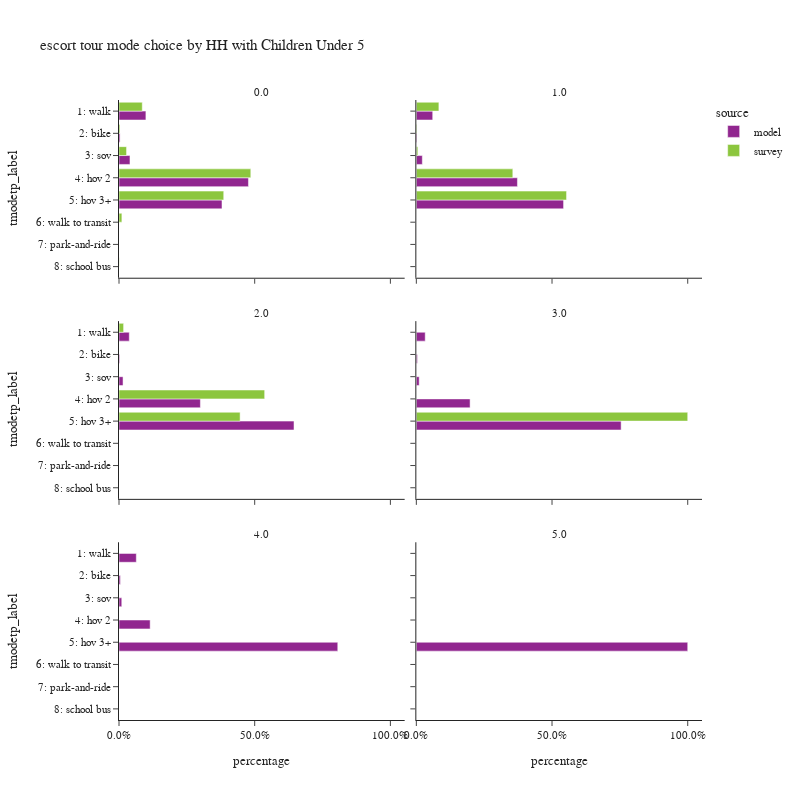

The code cell stored with this chart in its notebook:
### Code cell
plot_mode_choice(es_tour,
                 "hhcu5",
                 {
                  "tmodetp_label":["1: walk","2: bike","3: sov","4: hov 2","5: hov 3+","6: walk to transit",
                                   "7: park-and-ride","8: school bus","9: other–survey only"]},
                 "HH with Children Under 5",2,800)

### Figure 1 — Plotly figure (JSON) as saved in the notebook; plotly's stock layout.template omitted (floating-point values rounded to 4 significant figures)
{"data": [{"alignmentgroup": "True", "customdata": [[41508], [1649], [16935], [199724], [158905]], "hovertemplate": "source=model<br>hhcu5=0.0<br>percentage=%{x}<br>tmodetp_label=%{y}<br>sample count=%{customdata[0]}<extra></extra>", "legendgroup": "model", "marker": {"color": "#91268F", "pattern": {"shape": ""}}, "name": "model", "offsetgroup": "model", "orientation": "h", "showlegend": true, "textposition": "auto", "type": "bar", "x": [0.09913, 0.003938, 0.04044, 0.477, 0.3795], "xaxis": "x5", "y": ["1: walk", "2: bike", "3: sov", "4: hov 2", "5: hov 3+"], "yaxis": "y5"}, {"alignmentgroup": "True", "customdata": [[9146], [374], [3346], [56457], [82224]], "hovertemplate": "source=model<br>hhcu5=1.0<br>percentage=%{x}<br>tmodetp_label=%{y}<br>sample count=%{customdata[0]}<extra></extra>", "legendgroup": "model", "marker": {"color": "#91268F", "pattern": {"shape": ""}}, "name": "model", "offsetgroup": "model", "orientation": "h", "showlegend": false, "textposition": "auto", "type": "bar", "x": [0.06035, 0.002468, 0.02208, 0.3725, 0.5426], "xaxis": "x6", "y": ["1: walk", "2: bike", "3: sov", "4: hov 2", "5: hov 3+"], "yaxis": "y6"}, {"alignmentgroup": "True", "customdata": [[1942], [125], [763], [15375], [33059]], "hovertemplate": "source=model<br>hhcu5=2.0<br>percentage=%{x}<br>tmodetp_label=%{y}<br>sample count=%{customdata[0]}<extra></extra>", "legendgroup": "model", "marker": {"color": "#91268F", "pattern": {"shape": ""}}, "name": "model", "offsetgroup": "model", "orientation": "h", "showlegend": false, "textposition": "auto", "type": "bar", "x": [0.03788, 0.002438, 0.01488, 0.2999, 0.6449], "xaxis": "x3", "y": ["1: walk", "2: bike", "3: sov", "4: hov 2", "5: hov 3+"], "yaxis": "y3"}, {"alignmentgroup": "True", "customdata": [[180], [22], [58], [1090], [4152]], "hovertemplate": "source=model<br>hhcu5=3.0<br>percentage=%{x}<br>tmodetp_label=%{y}<br>sample count=%{customdata[0]}<extra></extra>", "legendgroup": "model", "marker": {"color": "#91268F", "pattern": {"shape": ""}}, "name": "model", "offsetgroup": "model", "orientation": "h", "showlegend": false, "textposition": "auto", "type": "bar", "x": [0.03272, 0.003999, 0.01054, 0.1981, 0.7546], "xaxis": "x4", "y": ["1: walk", "2: bike", "3: sov", "4: hov 2", "5: hov 3+"], "yaxis": "y4"}, {"alignmentgroup": "True", "customdata": [[25], [2], [4], [45], [316]], "hovertemplate": "source=model<br>hhcu5=4.0<br>percentage=%{x}<br>tmodetp_label=%{y}<br>sample count=%{customdata[0]}<extra></extra>", "legendgroup": "model", "marker": {"color": "#91268F", "pattern": {"shape": ""}}, "name": "model", "offsetgroup": "model", "orientation": "h", "showlegend": false, "textposition": "auto", "type": "bar", "x": [0.06378, 0.005102, 0.0102, 0.1148, 0.8061], "xaxis": "x", "y": ["1: walk", "2: bike", "3: sov", "4: hov 2", "5: hov 3+"], "yaxis": "y"}, {"alignmentgroup": "True", "customdata": [[94]], "hovertemplate": "source=model<br>hhcu5=5.0<br>percentage=%{x}<br>tmodetp_label=%{y}<br>sample count=%{customdata[0]}<extra></extra>", "legendgroup": "model", "marker": {"color": "#91268F", "pattern": {"shape": ""}}, "name": "model", "offsetgroup": "model", "orientation": "h", "showlegend": false, "textposition": "auto", "type": "bar", "x": [1.0], "xaxis": "x2", "y": ["5: hov 3+"], "yaxis": "y2"}, {"alignmentgroup": "True", "customdata": [[51], [3], [28], [216], [129], [10], [3]], "hovertemplate": "source=survey<br>hhcu5=0.0<br>percentage=%{x}<br>tmodetp_label=%{y}<br>sample count=%{customdata[0]}<extra></extra>", "legendgroup": "survey", "marker": {"color": "#8CC63E", "pattern": {"shape": ""}}, "name": "survey", "offsetgroup": "survey", "orientation": "h", "showlegend": true, "textposition": "auto", "type": "bar", "x": [0.08574, 0.003575, 0.02781, 0.4856, 0.3859, 0.01063, 0.0006936], "xaxis": "x5", "y": ["1: walk", "2: bike", "3: sov", "4: hov 2", "5: hov 3+", "6: walk to transit", "8: school bus"], "yaxis": "y5"}, {"alignmentgroup": "True", "customdata": [[21], [8], [1], [57], [78]], "hovertemplate": "source=survey<br>hhcu5=1.0<br>percentage=%{x}<br>tmodetp_label=%{y}<br>sample count=%{customdata[0]}<extra></extra>", "legendgroup": "survey", "marker": {"color": "#8CC63E", "pattern": {"shape": ""}}, "name": "survey", "offsetgroup": "survey", "orientation": "h", "showlegend": false, "textposition": "auto", "type": "bar", "x": [0.08311, 0.00232, 0.005509, 0.3555, 0.5535], "xaxis": "x6", "y": ["1: walk", "2: bike", "3: sov", "4: hov 2", "5: hov 3+"], "yaxis": "y6"}, {"alignmentgroup": "True", "customdata": [[8], [16], [20]], "hovertemplate": "source=survey<br>hhcu5=2.0<br>percentage=%{x}<br>tmodetp_label=%{y}<br>sample count=%{customdata[0]}<extra></extra>", "legendgroup": "survey", "marker": {"color": "#8CC63E", "pattern": {"shape": ""}}, "name": "survey", "offsetgroup": "survey", "orientation": "h", "showlegend": false, "textposition": "auto", "type": "bar", "x": [0.01697, 0.5368, 0.4463], "xaxis": "x3", "y": ["1: walk", "4: hov 2", "5: hov 3+"], "yaxis": "y3"}, {"alignmentgroup": "True", "customdata": [[2]], "hovertemplate": "source=survey<br>hhcu5=3.0<br>percentage=%{x}<br>tmodetp_label=%{y}<br>sample count=%{customdata[0]}<extra></extra>", "legendgroup": "survey", "marker": {"color": "#8CC63E", "pattern": {"shape": ""}}, "name": "survey", "offsetgroup": "survey", "orientation": "h", "showlegend": false, "textposition": "auto", "type": "bar", "x": [1.0], "xaxis": "x4", "y": ["5: hov 3+"], "yaxis": "y4"}], "layout": {"annotations": [{"font": {}, "showarrow": false, "text": "4.0", "x": 0.245, "xanchor": "center", "xref": "paper", "y": 0.2867, "yanchor": "bottom", "yref": "paper"}, {"font": {}, "showarrow": false, "text": "5.0", "x": 0.755, "xanchor": "center", "xref": "paper", "y": 0.2867, "yanchor": "bottom", "yref": "paper"}, {"font": {}, "showarrow": false, "text": "2.0", "x": 0.245, "xanchor": "center", "xref": "paper", "y": 0.6433, "yanchor": "bottom", "yref": "paper"}, {"font": {}, "showarrow": false, "text": "3.0", "x": 0.755, "xanchor": "center", "xref": "paper", "y": 0.6433, "yanchor": "bottom", "yref": "paper"}, {"font": {}, "showarrow": false, "text": "0.0", "x": 0.245, "xanchor": "center", "xref": "paper", "y": 1.0, "yanchor": "bottom", "yref": "paper"}, {"font": {}, "showarrow": false, "text": "1.0", "x": 0.755, "xanchor": "center", "xref": "paper", "y": 1.0, "yanchor": "bottom", "yref": "paper"}], "barmode": "group", "height": 800, "legend": {"title": {"text": "source"}, "tracegroupgap": 0}, "title": {"text": "escort tour mode choice by HH with Children Under 5"}, "width": 800, "xaxis": {"anchor": "y", "domain": [0.0, 0.49], "tickformat": ".1%", "title": {"text": "percentage"}}, "xaxis2": {"anchor": "y2", "domain": [0.51, 1.0], "matches": "x", "tickformat": ".1%", "title": {"text": "percentage"}}, "xaxis3": {"anchor": "y3", "domain": [0.0, 0.49], "matches": "x", "showticklabels": false, "tickformat": ".1%"}, "xaxis4": {"anchor": "y4", "domain": [0.51, 1.0], "matches": "x", "showticklabels": false, "tickformat": ".1%"}, "xaxis5": {"anchor": "y5", "domain": [0.0, 0.49], "matches": "x", "showticklabels": false, "tickformat": ".1%"}, "xaxis6": {"anchor": "y6", "domain": [0.51, 1.0], "matches": "x", "showticklabels": false, "tickformat": ".1%"}, "yaxis": {"anchor": "x", "categoryarray": ["9: other–survey only", "8: school bus", "7: park-and-ride", "6: walk to transit", "5: hov 3+", "4: hov 2", "3: sov", "2: bike", "1: walk"], "categoryorder": "array", "domain": [0.0, 0.2867], "title": {"text": "tmodetp_label"}}, "yaxis2": {"anchor": "x2", "domain": [0.0, 0.2867], "matches": "y", "showticklabels": false}, "yaxis3": {"anchor": "x3", "categoryarray": ["9: other–survey only", "8: school bus", "7: park-and-ride", "6: walk to transit", "5: hov 3+", "4: hov 2", "3: sov", "2: bike", "1: walk"], "categoryorder": "array", "domain": [0.3567, 0.6433], "matches": "y", "title": {"text": "tmodetp_label"}}, "yaxis4": {"anchor": "x4", "domain": [0.3567, 0.6433], "matches": "y", "showticklabels": false}, "yaxis5": {"anchor": "x5", "categoryarray": ["9: other–survey only", "8: school bus", "7: park-and-ride", "6: walk to transit", "5: hov 3+", "4: hov 2", "3: sov", "2: bike", "1: walk"], "categoryorder": "array", "domain": [0.7133, 1.0], "matches": "y", "title": {"text": "tmodetp_label"}}, "yaxis6": {"anchor": "x6", "domain": [0.7133, 1.0], "matches": "y", "showticklabels": false}}}
